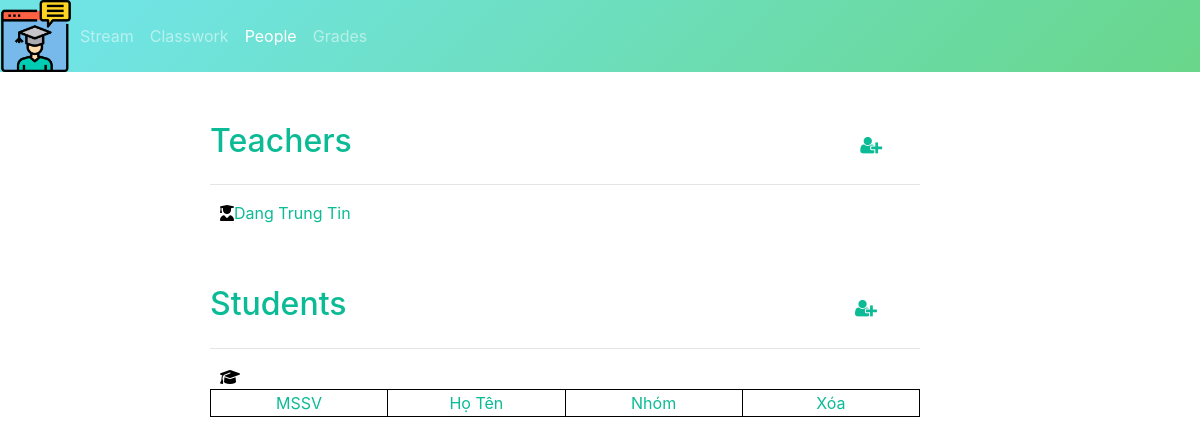
Page /public/people.php?id=5fbdb0c3cab on the earlier database version.
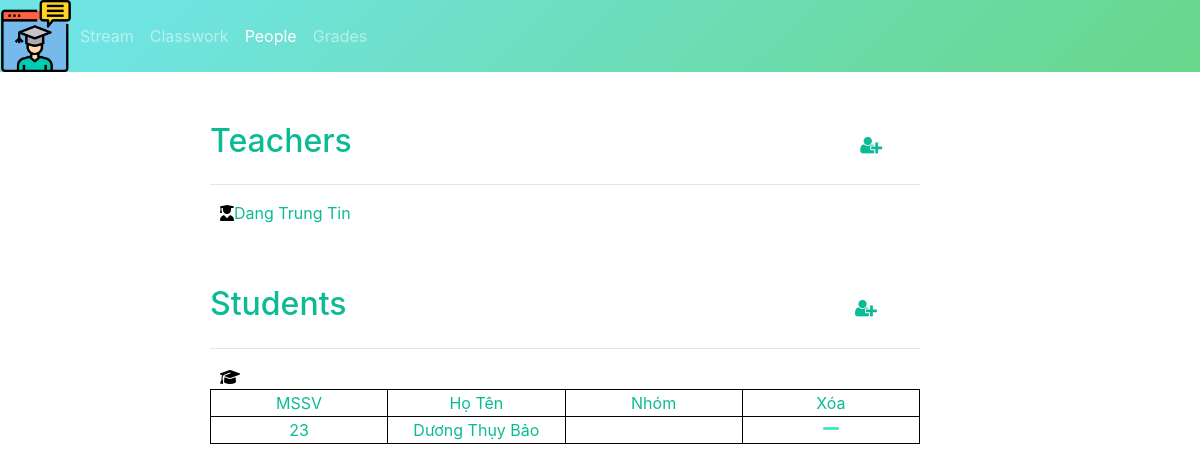
Same page on the later database version.
### tables this page shows
CREATE TABLE `student_class` (
  `id_student` int(11) NOT NULL,
  `id_class` varchar(20) NOT NULL
);

CREATE TABLE `user` (
  `id` int(11) NOT NULL,
  `user_name` varchar(100) DEFAULT NULL,
  `fullname` varchar(100) DEFAULT NULL,
  `password` varchar(255) DEFAULT NULL,
  `date` date DEFAULT NULL,
  `email` varchar(100) DEFAULT NULL,
  `phone` char(15) DEFAULT NULL,
  `vkey` varchar(255) DEFAULT NULL,
  `verified` int(11) DEFAULT 0,
  `role` int(5) DEFAULT 0,
  `created_at` timestamp NULL DEFAULT NULL,
  `updated_at` timestamp NULL DEFAULT NULL ON UPDATE current_timestamp()
);

### libraries/Database.php (called while the page is built, shortened)
<?php
    class Database
    {
        public $link;
        public function __construct()
        {
            $this->link = mysqli_connect("localhost","root","","web_classroom") or die ();
            mysqli_set_charset($this->link,"utf8");
        }
        public function fetchAllCondition($table , $query)
        {
            $sql = "SELECT * FROM {$table} WHERE $query" ;
            $result = mysqli_query($this->link,$sql) or die("Lỗi Truy Vấn fetchAll " .mysqli_error($this->link));
            $data = [];
            if( $result)
            {
                while ($num = mysqli_fetch_assoc($result))
                {
                    $data[] = $num;
                }
            }
            return $data;
        }
    }
?>

### autoload/autoload.php (called while the page is built, shortened)
<?php
require_once __DIR__. "/../libraries/Database.php";
$db = new Database;
?>

### public/people.php (the view, shortened to what this page needs)
<!DOCTYPE html>
<html>
    <head>
        <link href="css/style.css?v=<?= time();?>" rel="stylesheet" type="text/css" />
        <link rel="stylesheet" href="https://maxcdn.bootstrapcdn.com/bootstrap/4.5.2/css/bootstrap.min.css">
        <link rel="stylesheet" href="https://cdnjs.cloudflare.com/ajax/libs/font-awesome/4.7.0/css/font-awesome.min.css">
    </head>
    <body>
        <nav class="navbar navbar-expand bg-primary navbar-dark p-0 sticky-top">
            <ul class="navbar-nav w-100">
                <span onclick="openNav()"><img class="logo" src="image/logov2.png"></span>
                <li class="nav-item ">
                    <a class="nav-link" href="stream.php?id=<?=$_GET['id']?>">Stream</a>
                </li>
                <li class="nav-item ">
                    <a class="nav-link" href="classwork.html">Classwork</a>
                </li>
                <li class="nav-item active">
                    <a class="nav-link" href="people.php?id=<?=$_GET['id']?>">People</a>
                </li>
                <li class="nav-item">
                    <a class="nav-link" href="#">Grades</a>
                </li>
            </ul>
        </nav>
        <div class="container-sm">
            <div class=" teacher col-lg-8">
                <table >
                    <tr>
                        <h2 >Teachers <a href="#" id="teacheradd"> <label for="showinvite"><i id="buttonteacher" class="fa fa-user-plus"></i> </label> </a> </h2>
                        <hr style="width:100%; text-align:left; margin-left:0">
                    </tr>
                    <tr>
                       <i class="studentlist fas fa-user-graduate"></i> Dang Trung Tin
                    </tr>
                    <tr>
                        <h2 id="student"> Students <a href="#" id="teacheradd"> <label for="showinvite"> <i id="buttonteacher"  class="fa fa-user-plus"></i> </lablel> </a> </h2>
                        <hr style="width:100%; text-align:left; margin-left:0">
                    </tr>
                    <tr>
                       <i class=" studentlist fas fa-graduation-cap"></i>
                       <?php
                            require_once __DIR__. "/../autoload/autoload.php";
                            $student_arr = $db -> fetchAllCondition('student_class, user', "user.id = student_class.id_student AND student_class.id_class ='".$_GET['id']."'");
                        ?>
                        <div id="user-info">
                            <table id = "user-listing">
                                <tr>
                                    <td class="text-center">MSSV</td>
                                    <td class="text-center">Họ Tên</td>
                                    <td class="text-center">Nhóm</td>
                                    <td class="text-center">Xóa</td>
                                </tr>
                                <?php
                                    foreach($student_arr as $student){
                                    ?>
                                    <tr>
                                        <td class="text-center"><?= $student['id_student'] ?></td>
                                        <td class="text-center"><?= $student['fullname']?></td>
                                        <td class="text-center"><?= ""?></td>
                                        <td class="text-center"><a href="./delete_student.php?student=<?= $student['id'] ?>&id=<?= $_GET['id'] ?>"><i id="buttonstudent"  class="fas fa-minus" onclick="return confirm('Are u sure u want to delete this student?');"></i></a></td>
                                    </tr>
                                <?php } ?>
                            </table>
                        </div>
                    </tr>
                </table>
            </div>
            </div>
    </body>
</html>

### public/css/style.css (style rules this page uses)
.logo { height: 72px; font-size: 30px; cursor: pointer; }
a:link { color: black; }
.nav-link { padding-top: 1.5rem !important; padding-bottom: 1.5rem !important; }
ol, ul { list-style: none; }
label { cursor: pointer; }
.teacher { margin-top: 50px; margin-left: 150px; color: #0bbb95; }
#teacheradd { margin-left: 500px; }
#student { margin-top: 60px; }
.studentlist { color: black; margin-left: 10px; }
#buttonteacher { color: #0bbb95; font-size: 0.6em; }
#buttonstudent { font-size: 20px; color: #2ce6bd; }
.navbar { background-image: linear-gradient(315deg, #69d68a 0%, #70e4e4 90%); }
table, th, td { width: 100%; border: 1px solid black; table-layout: fixed; }
body, html { height: 100%; margin: 0; }

Differences in the rows shown:
added student_class: id_student "23", user.fullname "Dương Thụy Bảo"
